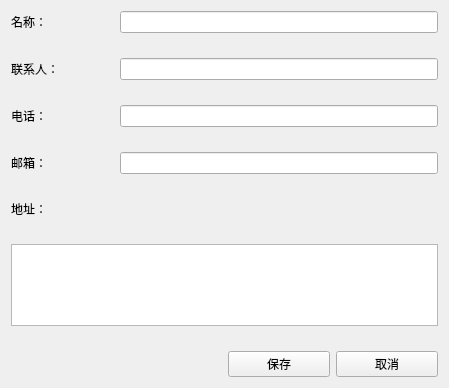
<?xml version="1.0" encoding="UTF-8"?>
<ui version="4.0">
 <class>press_detail</class>
 <widget class="QWidget" name="press_detail">
  <property name="geometry">
   <rect>
    <x>0</x>
    <y>0</y>
    <width>449</width>
    <height>388</height>
   </rect>
  </property>
  <property name="windowTitle">
   <string>出版社</string>
  </property>
  <layout class="QGridLayout" name="gridLayout">
   <property name="verticalSpacing">
    <number>25</number>
   </property>
   <item row="0" column="0">
    <widget class="QLabel" name="label">
     <property name="text">
      <string>名称：</string>
     </property>
    </widget>
   </item>
   <item row="0" column="1" colspan="3">
    <widget class="QLineEdit" name="press_name"/>
   </item>
   <item row="1" column="0">
    <widget class="QLabel" name="label_2">
     <property name="text">
      <string>联系人：</string>
     </property>
    </widget>
   </item>
   <item row="1" column="1" colspan="3">
    <widget class="QLineEdit" name="person"/>
   </item>
   <item row="2" column="0">
    <widget class="QLabel" name="label_3">
     <property name="text">
      <string>电话：</string>
     </property>
    </widget>
   </item>
   <item row="2" column="1" colspan="3">
    <widget class="QLineEdit" name="telephone"/>
   </item>
   <item row="3" column="0">
    <widget class="QLabel" name="label_4">
     <property name="text">
      <string>邮箱：</string>
     </property>
    </widget>
   </item>
   <item row="3" column="1" colspan="3">
    <widget class="QLineEdit" name="email"/>
   </item>
   <item row="4" column="0">
    <widget class="QLabel" name="label_5">
     <property name="text">
      <string>地址：</string>
     </property>
    </widget>
   </item>
   <item row="4" column="1" colspan="3">
    <spacer name="horizontalSpacer_2">
     <property name="orientation">
      <enum>Qt::Horizontal</enum>
     </property>
     <property name="sizeHint" stdset="0">
      <size>
       <width>318</width>
       <height>20</height>
      </size>
     </property>
    </spacer>
   </item>
   <item row="5" column="0" colspan="4">
    <widget class="QPlainTextEdit" name="address"/>
   </item>
   <item row="6" column="0" colspan="2">
    <spacer name="horizontalSpacer">
     <property name="orientation">
      <enum>Qt::Horizontal</enum>
     </property>
     <property name="sizeHint" stdset="0">
      <size>
       <width>211</width>
       <height>20</height>
      </size>
     </property>
    </spacer>
   </item>
   <item row="6" column="2">
    <widget class="QPushButton" name="pushButton_save">
     <property name="text">
      <string>保存</string>
     </property>
    </widget>
   </item>
   <item row="6" column="3">
    <widget class="QPushButton" name="pushButton_cancel">
     <property name="text">
      <string>取消</string>
     </property>
    </widget>
   </item>
  </layout>
 </widget>
 <resources/>
 <connections/>
</ui>
